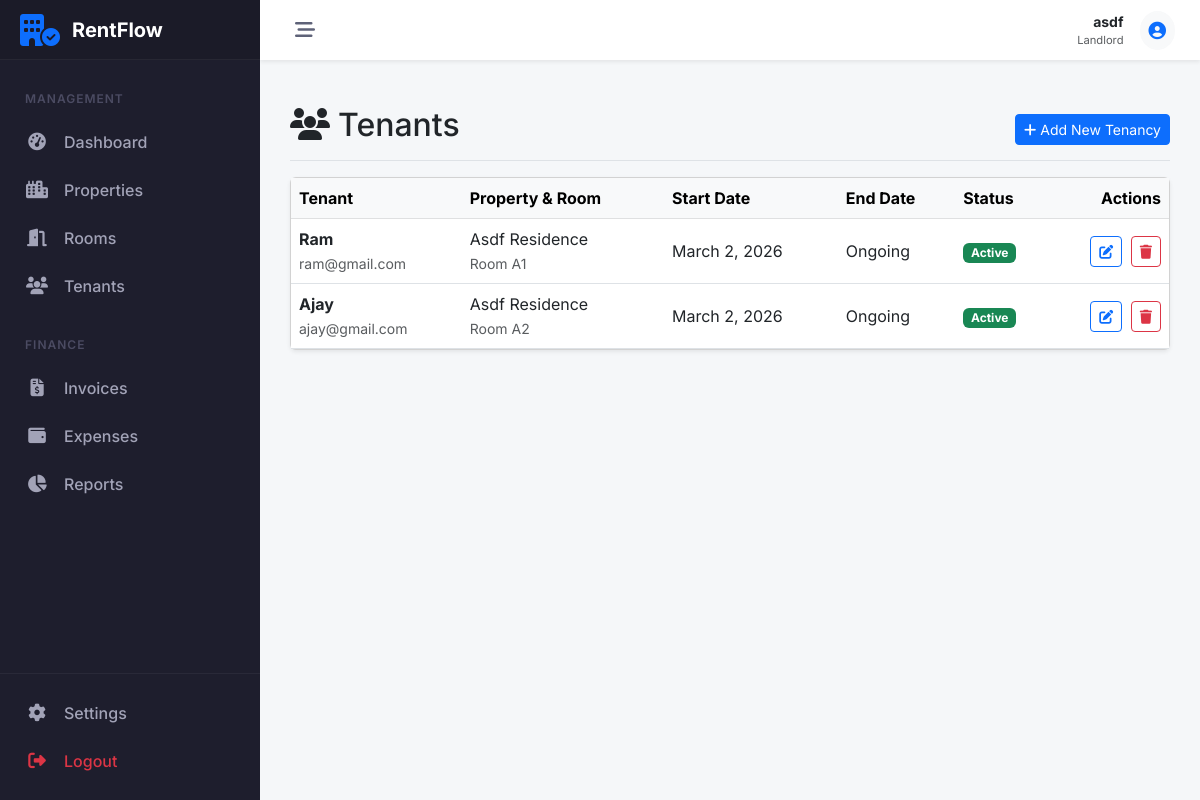
The app's page /properties/tenancies/ (signed in) with its own data.
### accounts/models.py (models this page shows, shortened)
class Profile(models.Model):
    ROLE_CHOICES = (
        ('LANDLORD', 'Landlord'),
        ('TENANT', 'Tenant'),
    )
    user = models.OneToOneField(User, on_delete=models.CASCADE, related_name='profile')
    role = models.CharField(max_length=10, choices=ROLE_CHOICES, default='TENANT', db_index=True)
    phone = models.CharField(max_length=15, blank=True)
    address = models.TextField(blank=True)
    needs_password_change = models.BooleanField(default=False)
    created_at = models.DateTimeField(auto_now_add=True)
    updated_at = models.DateTimeField(auto_now=True)

### properties/models.py (models this page shows, shortened)
class Tenancy(models.Model):
    tenant = models.ForeignKey(User, on_delete=models.CASCADE, related_name='tenancies')
    room = models.ForeignKey(Room, on_delete=models.CASCADE, related_name='tenancies')
    start_date = models.DateField()
    end_date = models.DateField(null=True, blank=True)
    is_active = models.BooleanField(default=True, db_index=True)
    class Meta:
        verbose_name_plural = "Tenancies"

class Room(models.Model):
    property = models.ForeignKey(Property, on_delete=models.CASCADE, related_name='rooms')
    room_number = models.CharField(max_length=10)
    monthly_rent = models.DecimalField(max_digits=10, decimal_places=2)
    capacity = models.IntegerField(default=1)
    is_active = models.BooleanField(default=True)
    created_at = models.DateTimeField(auto_now_add=True)

class Property(models.Model):
    landlord = models.ForeignKey(User, on_delete=models.CASCADE, related_name='properties')
    name = models.CharField(max_length=100)
    address = models.TextField()
    description = models.TextField(blank=True)
    created_at = models.DateTimeField(auto_now_add=True)
    class Meta:
        verbose_name_plural = "Properties"

### properties/views.py (the view)
# urls.py: path('tenancies/', TenancyListView.as_view(), name='tenancy_list'),
class TenancyListView(LandlordRequiredMixin, ListView):
    model = Tenancy
    template_name = 'properties/tenancy_list.html'
    context_object_name = 'tenancies'
    def get_queryset(self):
        return Tenancy.objects.filter(room__property__landlord=self.request.user).select_related('tenant', 'room__property')

### core/mixins.py (called while the page is built)
    def test_func(self):
        user = self.request.user
        return user.is_authenticated and hasattr(user, 'profile') and user.profile.role == 'LANDLORD'

### properties/templates/properties/tenancy_list.html (shortened to what this page needs)
{% extends 'core/base.html' %}
{% block content %}
<div class="d-flex justify-content-between flex-wrap flex-md-nowrap align-items-center pt-3 pb-2 mb-3 border-bottom">
    <h1 class="h2"><i class="fa-solid fa-users me-2"></i>Tenants</h1>
    <div class="btn-toolbar mb-2 mb-md-0">
        <a href="{% url 'properties:tenancy_add' %}" class="btn btn-sm btn-primary">
            <i class="fa-solid fa-plus me-1"></i>Add New Tenancy
        </a>
    </div>
</div>
<div class="card shadow-sm">
    <div class="card-body p-0">
        <div class="table-responsive">
            <table class="table table-hover align-middle mb-0">
                <thead class="table-light">
                    <tr>
                        <th>Tenant</th>
                        <th>Property & Room</th>
                        <th>Start Date</th>
                        <th>End Date</th>
                        <th>Status</th>
                        <th class="text-end">Actions</th>
                    </tr>
                </thead>
                <tbody>
                    {% for tenancy in tenancies %}
                    <tr>
                        <td>
                            <div class="fw-bold">{{ tenancy.tenant.username }}</div>
                            <small class="text-muted">{{ tenancy.tenant.email }}</small>
                        </td>
                        <td>
                            <div>{{ tenancy.room.property.name }}</div>
                            <small class="text-muted">Room {{ tenancy.room.room_number }}</small>
                        </td>
                        <td>{{ tenancy.start_date }}</td>
                        <td>{{ tenancy.end_date|default:"Ongoing" }}</td>
                        <td>
                            {% if tenancy.is_active %}
                            <span class="badge bg-success">Active</span>
                            {% else %}
                            <span class="badge bg-secondary">Inactive</span>
                            {% endif %}
                        </td>
                        <td class="text-end">
                            <a href="{% url 'properties:tenancy_edit' tenancy.pk %}"
                                class="btn btn-sm btn-outline-primary me-1" title="Edit">
                                <i class="fa-solid fa-pen-to-square"></i>
                            </a>
                            <a href="{% url 'properties:tenancy_delete' tenancy.pk %}"
                                class="btn btn-sm btn-outline-danger" title="Delete">
                                <i class="fa-solid fa-trash"></i>
                            </a>
                        </td>
                    </tr>
                    {% endfor %}
                </tbody>
            </table>
        </div>
    </div>
</div>
{% endblock %}

### core/templates/core/base.html (shortened to what this page needs)
<!DOCTYPE html>
<html lang="en">
<head>
    <link href="https://cdn.jsdelivr.net/npm/bootstrap@5.3.0/dist/css/bootstrap.min.css" rel="stylesheet">
    <link rel="stylesheet" href="https://cdnjs.cloudflare.com/ajax/libs/font-awesome/6.5.1/css/all.min.css">
</head>
<body>
    {% if user.is_authenticated %}
    <aside id="sidebar">
        <div class="sidebar-logo">
            <i class="fa-solid fa-building-circle-check fa-2x text-primary"></i>
            <span class="logo-text">RentFlow</span>
        </div>
        <div class="sidebar-nav">
            {% if user.profile.role == 'LANDLORD' %}
            <div class="nav-header">Management</div>
            <a href="{% url 'dashboard:landlord_dash' %}"
                class="nav-link-custom {% if 'dashboard' in request.resolver_match.view_name %}active{% endif %}">
                <i class="fa-solid fa-gauge-high"></i>
                <span>Dashboard</span>
            </a>
            <div class="nav-item">
                <a class="nav-link-custom" data-bs-toggle="collapse" href="#collapse-properties" role="button"
                    aria-expanded="false" aria-controls="collapse-properties">
                    <i class="fa-solid fa-city"></i>
                    <span>Properties</span>
                </a>
            </div>
            <div class="nav-item">
                <a class="nav-link-custom" data-bs-toggle="collapse" href="#collapse-rooms" role="button"
                    aria-expanded="false" aria-controls="collapse-rooms">
                    <i class="fa-solid fa-door-open"></i>
                    <span>Rooms</span>
                </a>
            </div>
            <div class="nav-item">
                <a class="nav-link-custom" data-bs-toggle="collapse" href="#collapse-tenants" role="button"
                    aria-expanded="false" aria-controls="collapse-tenants">
                    <i class="fa-solid fa-users"></i>
                    <span>Tenants</span>
                </a>
            </div>
            <div class="nav-header mt-3">Finance</div>
            <div class="nav-item">
                <a class="nav-link-custom" data-bs-toggle="collapse" href="#collapse-invoices" role="button"
                    aria-expanded="false" aria-controls="collapse-invoices">
                    <i class="fa-solid fa-file-invoice-dollar"></i>
                    <span>Invoices</span>
                </a>
            </div>
            <div class="nav-item">
                <a class="nav-link-custom" data-bs-toggle="collapse" href="#collapse-expenses" role="button"
                    aria-expanded="false" aria-controls="collapse-expenses">
                    <i class="fa-solid fa-wallet"></i>
                    <span>Expenses</span>
                </a>
            </div>
            <a href="{% url 'payments:financial_report' %}"
                class="nav-link-custom {% if 'report' in request.resolver_match.view_name %}active{% endif %}">
                <i class="fa-solid fa-chart-pie"></i>
                <span>Reports</span>
            </a>
            {% endif %}
        </div>
        <div class="sidebar-footer">
            <a href="#" class="nav-link-custom">
                <i class="fa-solid fa-gear"></i>
                <span>Settings</span>
            </a>
            <a href="javascript:void(0)" onclick="document.getElementById('logout-form').submit()"
                class="nav-link-custom text-danger">
                <i class="fa-solid fa-right-from-bracket"></i>
                <span>Logout</span>
            </a>
        </div>
    </aside>
    <div id="main-wrapper">
        <header id="topbar">
            <button class="toggle-btn" id="sidebar-toggle">
                <i class="fa-solid fa-bars-staggered"></i>
            </button>
            <div class="ms-auto d-flex align-items-center">
                <div class="me-3 d-none d-md-block text-end">
                    <div class="fw-bold small text-dark">{{ user.username }}</div>
                    <div class="text-muted small" style="font-size: 0.7rem;">{{ user.profile.get_role_display }}</div>
                </div>
                <div class="dropdown">
                    <a href="#" class="btn btn-light btn-sm rounded-circle p-2" data-bs-toggle="dropdown">
                    </a>
                </div>
            </div>
        </header>
        <main id="content-area">
            {% block content %}{% endblock %}
        </main>
    </div>
    {% endif %}
</body>
</html>

### core/templates/core/base.html (style rules this page uses)
:root { --sidebar-width: 260px; --sidebar-collapsed-width: 70px; --sidebar-bg: #1e1e2d; --sidebar-hover: #2b2b40; --sidebar-active: #3699ff; --topbar-height: 60px; --transition-speed: 0.3s; }
body { font-family: 'Inter', sans-serif; background-color: #f5f7f9; overflow-x: hidden; }
#sidebar { width: var(--sidebar-width); height: 100vh; position: fixed; left: 0; top: 0; background: var(--sidebar-bg); color: #a2a3b7; transition: all var(--transition-speed) ease-in-out; z-index: 1000; display: flex; flex-direction: column; }
.sidebar-logo { padding: 20px; height: var(--topbar-height); display: flex; align-items: center; border-bottom: 1px solid rgba(255, 255, 255, 0.05); background: rgba(0, 0, 0, 0.1); overflow: hidden; white-space: nowrap; }
.logo-text { font-weight: 700; font-size: 1.25rem; color: #fff; margin-left: 12px; transition: opacity var(--transition-speed); }
.sidebar-nav { padding: 20px 0; flex-grow: 1; overflow-y: auto; overflow-x: hidden; }
.nav-header { padding: 10px 25px; font-size: 0.75rem; text-transform: uppercase; font-weight: 600; letter-spacing: 1px; color: #4b4b62; }
.nav-link-custom { display: flex; align-items: center; padding: 12px 25px; color: #a2a3b7; text-decoration: none; transition: all 0.2s; white-space: nowrap; position: relative; }
.nav-link-custom i { width: 24px; font-size: 1.1rem; text-align: center; }
.nav-link-custom span { margin-left: 15px; font-weight: 500; transition: opacity var(--transition-speed); }
#main-wrapper { margin-left: var(--sidebar-width); min-height: 100vh; transition: all var(--transition-speed) ease-in-out; display: flex; flex-direction: column; }
#topbar { height: var(--topbar-height); background: #fff; box-shadow: 0 0.125rem 0.25rem rgba(0, 0, 0, 0.075); display: flex; align-items: center; padding: 0 25px; position: sticky; top: 0; z-index: 999; }
.toggle-btn { background: transparent; border: none; font-size: 1.25rem; color: #5e6278; cursor: pointer; padding: 5px 10px; border-radius: 4px; }
#content-area { padding: 30px; flex-grow: 1; }
.sidebar-footer { border-top: 1px solid rgba(255, 255, 255, 0.05); padding: 15px 0; }

### records on screen
Tenancy: tenant.username "Ram", tenant.email "ram@gmail.com", room.property.name "Asdf Residence", room.room_number "A1", start_date "March 2, 2026", end_date "Ongoing", is_active "Active"
Tenancy: tenant.username "Ajay", tenant.email "ajay@gmail.com", room.property.name "Asdf Residence", room.room_number "A2", start_date "March 2, 2026", end_date "Ongoing", is_active "Active"

### other values on screen
{{ user.username }} "asdf"
{{ user.profile.get_role_display }} "Landlord"
